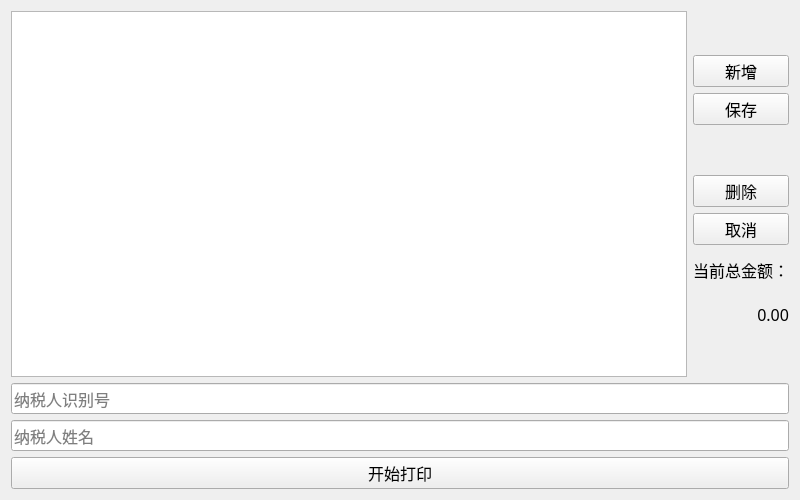
<?xml version="1.0" encoding="UTF-8"?>
<ui version="4.0">
 <class>momPrinter</class>
 <widget class="QMainWindow" name="momPrinter">
  <property name="geometry">
   <rect>
    <x>0</x>
    <y>0</y>
    <width>800</width>
    <height>500</height>
   </rect>
  </property>
  <property name="font">
   <font>
    <family>Microsoft YaHei</family>
    <pointsize>12</pointsize>
   </font>
  </property>
  <property name="windowTitle">
   <string>momPrinter</string>
  </property>
  <property name="windowIcon">
   <iconset resource="resource.qrc">
    <normaloff>:/logo.ico</normaloff>:/logo.ico</iconset>
  </property>
  <widget class="QWidget" name="centralWidget">
   <layout class="QGridLayout" name="gridLayout">
    <item row="2" column="1">
     <widget class="QPushButton" name="commitButton">
      <property name="sizeIncrement">
       <size>
        <width>0</width>
        <height>0</height>
       </size>
      </property>
      <property name="text">
       <string>保存</string>
      </property>
     </widget>
    </item>
    <item row="1" column="1">
     <widget class="QPushButton" name="addButton">
      <property name="text">
       <string>新增</string>
      </property>
     </widget>
    </item>
    <item row="10" column="0" colspan="2">
     <widget class="QLineEdit" name="nameEdit">
      <property name="placeholderText">
       <string>纳税人姓名</string>
      </property>
     </widget>
    </item>
    <item row="0" column="0" rowspan="9">
     <widget class="QTableView" name="tableView">
      <property name="font">
       <font>
        <family>Microsoft YaHei</family>
        <pointsize>12</pointsize>
       </font>
      </property>
     </widget>
    </item>
    <item row="9" column="0" colspan="2">
     <widget class="QLineEdit" name="idEdit">
      <property name="font">
       <font>
        <family>Microsoft YaHei</family>
        <pointsize>12</pointsize>
       </font>
      </property>
      <property name="placeholderText">
       <string>纳税人识别号</string>
      </property>
     </widget>
    </item>
    <item row="11" column="0" colspan="2">
     <widget class="QPushButton" name="printButton">
      <property name="text">
       <string>开始打印</string>
      </property>
     </widget>
    </item>
    <item row="4" column="1">
     <widget class="QPushButton" name="deleteButton">
      <property name="text">
       <string>删除</string>
      </property>
     </widget>
    </item>
    <item row="5" column="1">
     <widget class="QPushButton" name="cancelButton">
      <property name="text">
       <string>取消</string>
      </property>
     </widget>
    </item>
    <item row="6" column="1">
     <widget class="QLabel" name="labelTip">
      <property name="text">
       <string>当前总金额：</string>
      </property>
     </widget>
    </item>
    <item row="7" column="1">
     <widget class="QLabel" name="labelResult">
      <property name="text">
       <string>0.00</string>
      </property>
      <property name="alignment">
       <set>Qt::AlignRight|Qt::AlignTrailing|Qt::AlignVCenter</set>
      </property>
     </widget>
    </item>
   </layout>
  </widget>
 </widget>
 <layoutdefault spacing="6" margin="11"/>
 <resources>
  <include location="resource.qrc"/>
 </resources>
 <connections/>
</ui>
